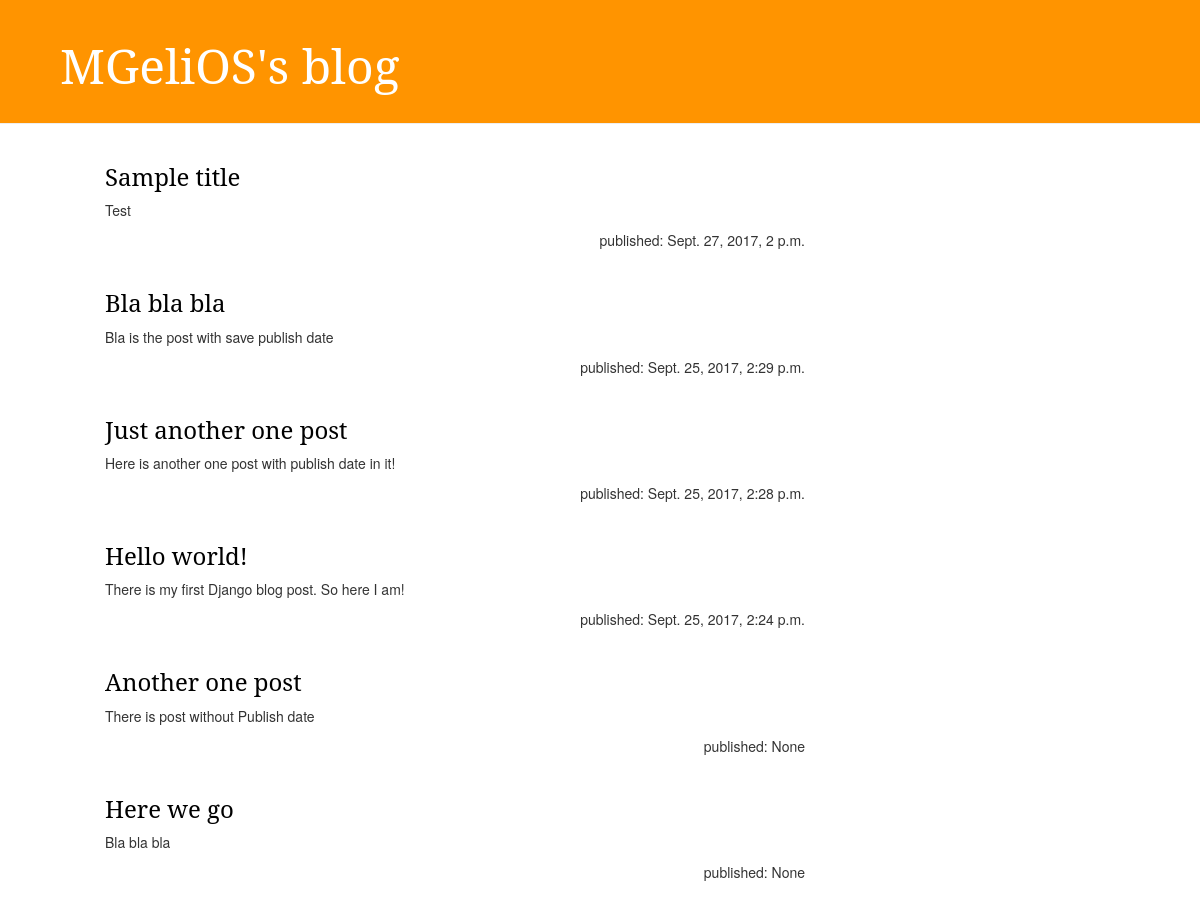
Before: / with the older database file.
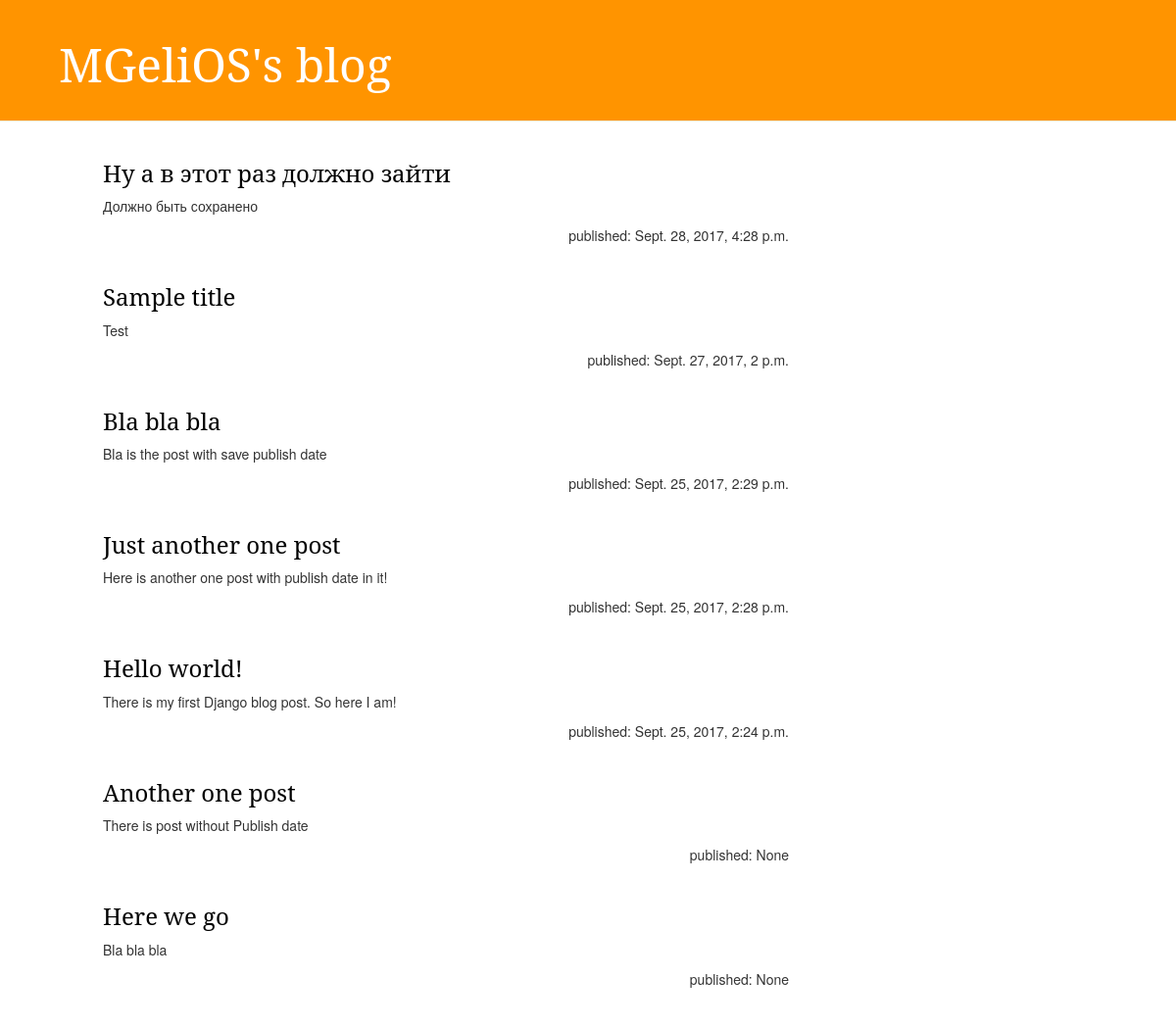
After: the same page with the newer database file.
### blog/models.py (models this page shows, shortened)
class Post(models.Model):
    author = models.ForeignKey('auth.User')
    title = models.CharField(max_length=200)
    text = models.TextField()
    created_date = models.DateTimeField(default=timezone.now)
    published_date = models.DateTimeField(blank=True, null=True)

### blog/views.py (the view)
# urls.py: url(r'^$', views.post_list, name='post_list'),
def post_list(request):
    posts = Post.objects.order_by('-published_date')
    return render(request, 'blog/post_list.html', {'posts': posts})

### blog/templates/blog/post_list.html
{% extends 'blog/base.html' %}
{% block content %}
    {% for post in posts %}
        <article class="post">
            <header>
                <h3><a href="{% url 'post_detail' pk=post.pk %}">{{post.title}}</a></h3>
            </header>
            <div>
                <p>{{post.text|linebreaksbr}}</p>
            </div>
            <footer class="date">
                <p>published: {{post.published_date}}</p>
            </footer>
        </article>
    {% endfor %}
{% endblock %}

### blog/templates/blog/base.html (shortened to what this page needs)
{% load staticfiles %}
<html>
    <head>
        <link rel="stylesheet" href="//maxcdn.bootstrapcdn.com/bootstrap/3.2.0/css/bootstrap.min.css" >
        <link rel="stylesheet" href="//maxcdn.bootstrapcdn.com/bootstrap/3.2.0/css/bootstrap-theme.min.css" >
        <link rel="stylesheet" href="{% static 'css/blog.css' %}" >
    </head>
    <body>
        <div class="page-header">
            <h1><a href="/">MGeliOS's blog</a></h1>
        </div>
        <div class="content container">
            <div class="row">
                <div class="col-md-8">
                    {% block content %}
                    {% endblock %}
                </div>
            </div>
        </div>
    </body>
</html>

### blog/static/css/blog.css (style rules this page uses)
h1 { color: #FCA205; padding-left: 20px; font-family: 'Noto serif'; }
h3 a { font-family: 'Noto serif'; }
article { padding-left: 50px; }
.page-header { background-color: #ff9400; margin-top: 0; padding: 20px 20px 20px 40px; }
.page-header h1, .page-header h1 a, .page-header h1 a:visited, .page-header h1 a:active { color: #ffffff; font-size: 36pt; text-decoration: none; }
.content { margin-left: 40px; }
h2, h3, h4 { font-family: 'Noto serif'; }
.date { float: right; }
.post { margin-bottom: 70px; }
.post h3 a, .post h3 a:visited { color: #000000; }

Changed rows visible on the page:
added Post: title "Ну а в этот раз должно зайти", text "Должно быть сохранено", published_date "Sept. 28, 2017, 4:28 p.m."
